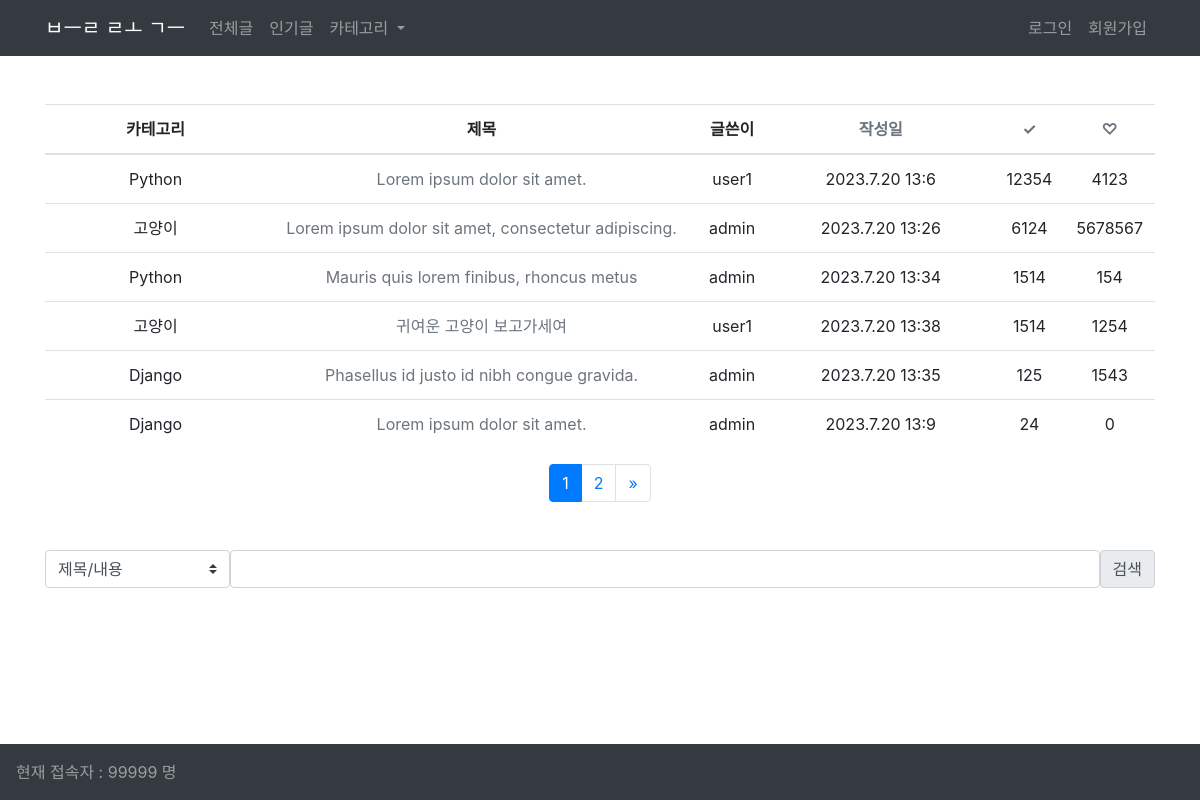
The app's page /blog/?sort=views with its own data.
### blog/models.py (models this page shows, shortened)
class Post(models.Model):
    CATEGORY_CHOICES = [
        ("HTML/CSS", "HTML/CSS"),
        ("Python", "Python"),
        ("Django", "Django"),
        ("고양이", "고양이"),
    ]
    title = models.CharField(max_length=200)
    content = models.TextField(null=True, blank=True)
    writer = models.ForeignKey(User, on_delete=models.CASCADE)
    updated_at = models.DateTimeField(auto_now=True)
    created_at = models.DateTimeField(auto_now_add=True)
    views = models.IntegerField(default=0)
    likes = models.IntegerField(default=0)
    category = models.CharField(max_length=50, choices=CATEGORY_CHOICES)
    thumbnail = models.ImageField(upload_to="thumbnails/", blank=True, null=True)

### blog/views.py (the view)
# urls.py: path("", views.PostList.as_view(), name="list"),
class PostList(View):
    def get(self, request):
        if request.GET.get("sort"):
            sort = request.GET.get("sort")
        else:
            sort = "created_at"
        posts = Post.objects.all()
        posts_sorted = sorted(posts, key=lambda x: getattr(x, sort), reverse=True)
        posts_per_page = 6
        page_number = request.GET.get("page", 1)
        paginator = Paginator(posts_sorted, posts_per_page)
        try:
            page = paginator.page(page_number)
        except InvalidPage:
            page = paginator.page(1)
        context = {
            "posts": page,
            "sort": sort,
        }
        return render(request, "blog/post_list.html", context)

### blog/templates/blog/post_list.html (shortened to what this page needs)
{% extends 'base.html' %}
{% block content %}
{% if posts %}
<table class="table table-hover text-center mt-5">
    <thead class="thead">
        <tr>
            <th class='w-25'>카테고리</th>
            <th class='w-50'>제목</th>
            <th class="w-">글쓴이</th>
            <th class="w-25"><a href="?sort=created_at" class="text-muted">작성일</a></th>
            <th class="w"><a href="?sort=views" class="text-muted">✓</a></th>
            <th class="w"><a href="?sort=likes" class="text-muted">♡</a></th>
        </tr>
    </thead>
    <tbody>
        {% if sort %}
            {% for post in posts|dictsortreversed:sort %}
            <tr>
                <td>{{ post.category }}</td>
                <td><a href="{% url 'blog:detail' post_id=post.pk %}" class="text-muted">{{ post.title }}</a></td>
                <td>{{ post.writer }}</td>
                <td>{{ post.created_at.year }}.{{post.created_at.month}}.{{post.created_at.day}} {{post.created_at.hour}}:{{post.created_at.minute}}</td>
                <td>{{ post.views }}</td>
                <td>{{ post.likes }}</td>
            </tr>
            {% endfor %}
        {% endif %}
    </tbody>
</table>
{% else %}
    {% if query %}
    <p>일치하는 검색 결과가 없습니다.</p>
    {% else %}
    <p>작성된 게시글이 없습니다.</p>
    {% endif %}
{% endif %}
{% if posts.has_other_pages %}
<nav aria-label="Page navigation">
  <ul class="pagination justify-content-center">
    {% for i in posts.paginator.page_range %}
      {% if posts.number == i %}
        <li class="page-item active"><a class='page-link' href='#'>{{ i }}</a></li>
      {% else %}
        <li class='page-item'>
            <a class='page-link' href="?page={{ i }}&sort={{sort}}">{{ i }}</a>
        </li>
      {% endif %}
    {% endfor %}
    {% if posts.has_next %}
    <li class="page-item">
      <a class="page-link" href="?page={{ posts.next_page_number }}&sort={{sort}}" aria-label="Next">
        <span aria-hidden="true">&raquo;</span>
      </a>
    </li>
    {% endif %}
  </ul>
</nav>
{% endif %}
<form action="{% url 'blog:search' %}" method='get' class='d-flex mt-5'>
    <select class="custom-select col col-lg-2" name='q-opt'>
        <option selected value="1">제목/내용</option>
    </select>
    <input type="text" name='q' class='form-control'>
    <input type="submit" value="검색" class="input-group-text">
</form>
{% endblock content %}

### records on screen
Post: category "Python", title "Lorem ipsum dolor sit amet.", writer "user1", created_at.year "2023", created_at.month "7", created_at.day "20", created_at.hour "13", created_at.minute "6", views "12354", likes "4123"
Post: category "고양이", title "Lorem ipsum dolor sit amet, consectetur adipiscing.", writer "admin", created_at.year "2023", created_at.month "7", created_at.day "20", created_at.hour "13", created_at.minute "26", views "6124", likes "5678567"
Post: category "Python", title "Mauris quis lorem finibus, rhoncus metus", writer "admin", created_at.year "2023", created_at.month "7", created_at.day "20", created_at.hour "13", created_at.minute "34", views "1514", likes "154"
Post: category "고양이", title "귀여운 고양이 보고가세여", writer "user1", created_at.year "2023", created_at.month "7", created_at.day "20", created_at.hour "13", created_at.minute "38", views "1514", likes "1254"
Post: category "Django", title "Phasellus id justo id nibh congue gravida.", writer "admin", created_at.year "2023", created_at.month "7", created_at.day "20", created_at.hour "13", created_at.minute "35", views "125", likes "1543"
Post: category "Django", title "Lorem ipsum dolor sit amet.", writer "admin", created_at.year "2023", created_at.month "7", created_at.day "20", created_at.hour "13", created_at.minute "9", views "24", likes "0"

### other values on screen
{{ i }} "1"
{{ i }} "2"
